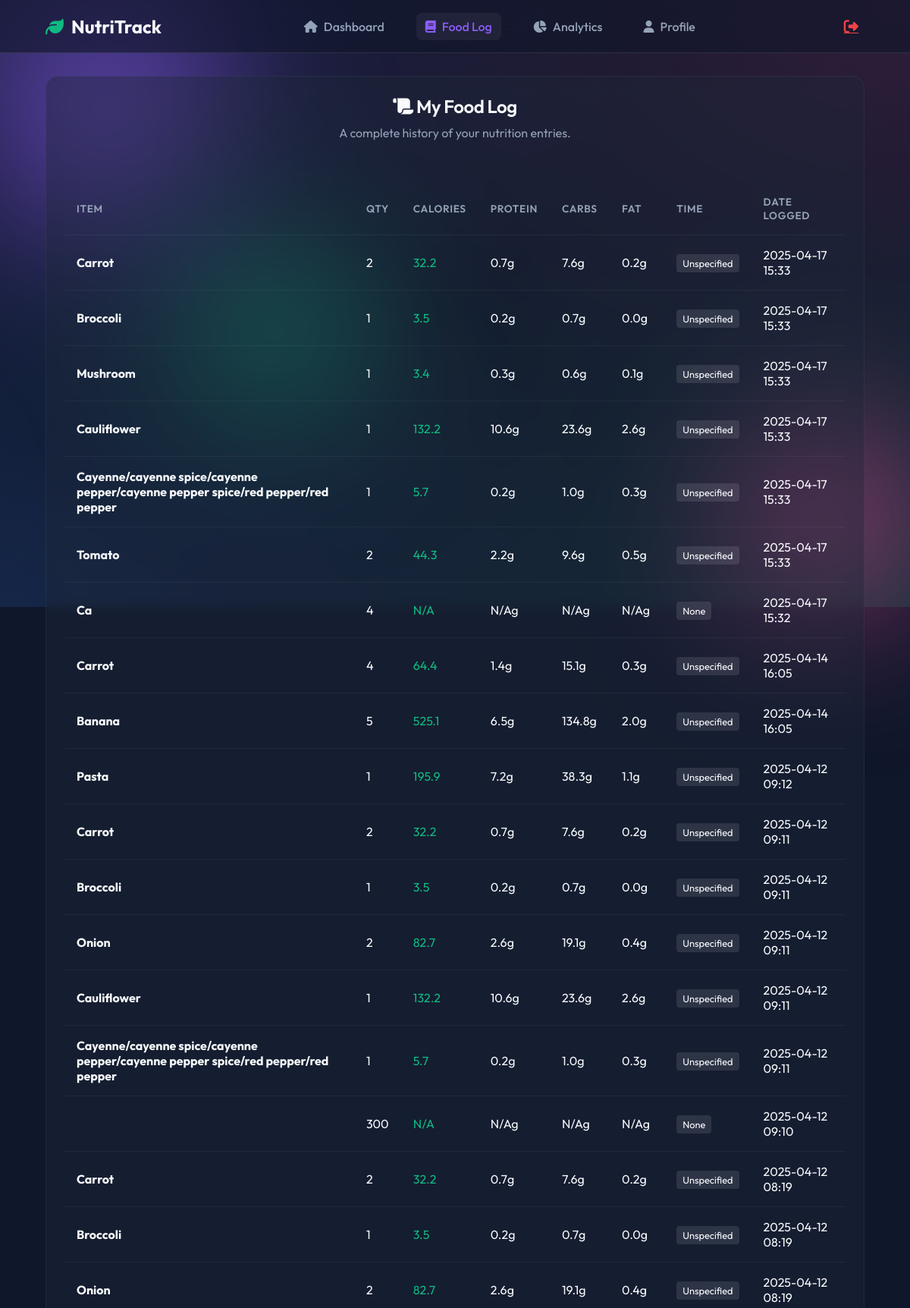
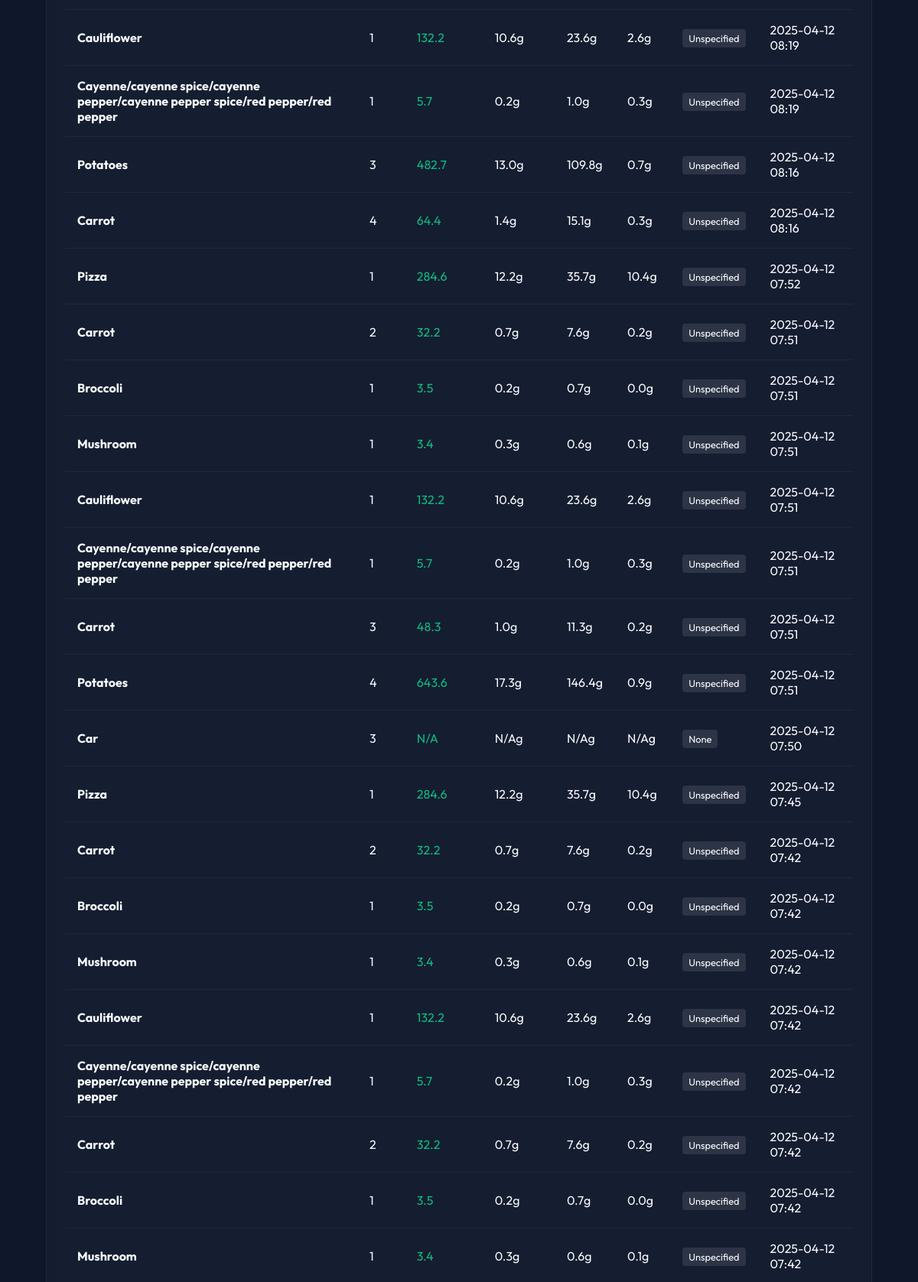
/my-log (signed in, upper part), run on the app's committed database (2 pictures, top to bottom).
### app.py (models this page shows)
class FoodEntry(db.Model):
    id = db.Column(db.Integer, primary_key=True)
    user_id = db.Column(db.Integer, nullable=False)
    item = db.Column(db.String(100), nullable=False)
    quantity = db.Column(db.Integer, nullable=False)
    calories = db.Column(db.Float)
    protein = db.Column(db.Float)
    carbs = db.Column(db.Float)
    fat = db.Column(db.Float)
    time_of_day = db.Column(db.String(50))  # ✅ new column
    timestamp = db.Column(db.DateTime, server_default=db.func.current_timestamp())
    @property
    def timestamp_ist(self):
        from datetime import timedelta
        if self.timestamp:
            return self.timestamp + timedelta(hours=5, minutes=30)
        return None

### app.py (the view)
@app.route('/my-log')
def my_log():
    if 'user_id' not in session:
        flash('Please log in to view your food log.', 'error')
        return redirect(url_for('login'))
    user_id = session['user_id']
    entries = FoodEntry.query.filter_by(user_id=user_id).order_by(FoodEntry.timestamp.desc()).all()
    return render_template('my_log.html', entries=entries)

### templates/my_log.html (shortened to what this page needs)
{% extends "base.html" %}
{% block content %}
<div class="glass-card fade-in-up">
    <div class="text-center mb-4">
        <h2 class="mb-1"><i class="fas fa-scroll text-primary"></i> My Food Log</h2>
        <p>A complete history of your nutrition entries.</p>
    </div>
    {% if entries %}
    <div class="table-responsive mt-4">
        <table class="modern-table">
            <thead>
                <tr>
                    <th>Item</th>
                    <th>Qty</th>
                    <th>Calories</th>
                    <th>Protein</th>
                    <th>Carbs</th>
                    <th>Fat</th>
                    <th>Time</th>
                    <th>Date Logged</th>
                </tr>
            </thead>
            <tbody>
                {% for entry in entries %}
                <tr>
                    <td><strong>{{ entry.item|capitalize }}</strong></td>
                    <td>{{ entry.quantity }}</td>
                    <td class="text-accent">{{ entry.calories|round(1) if entry.calories else 'N/A' }}</td>
                    <td>{{ entry.protein|round(1) if entry.protein else 'N/A' }}g</td>
                    <td>{{ entry.carbs|round(1) if entry.carbs else 'N/A' }}g</td>
                    <td>{{ entry.fat|round(1) if entry.fat else 'N/A' }}g</td>
                    <td><span style="background: rgba(255,255,255,0.1); padding: 4px 8px; border-radius: 4px; font-size: 0.8rem;">{{ entry.time_of_day|capitalize }}</span></td>
                    <td class="text-secondary">{{ entry.timestamp_ist.strftime('%Y-%m-%d %H:%M') if entry.timestamp_ist else 'N/A' }}</td>
                </tr>
                {% endfor %}
            </tbody>
        </table>
    </div>
    {% endif %}
</div>
{% endblock %}

### templates/base.html (shortened to what this page needs)
<!DOCTYPE html>
<html lang="en">
<head>
    <link rel="stylesheet" href="https://cdnjs.cloudflare.com/ajax/libs/font-awesome/6.2.0/css/all.min.css">
    <link rel="stylesheet" href="{{ url_for('static', filename='style.css') }}">
</head>
<body>
    <div class="mesh-bg"></div>
    <div class="glass-blobs">
        <div class="blob blob-1"></div>
        <div class="blob blob-2"></div>
        <div class="blob blob-3"></div>
    </div>
    {% if request.endpoint not in ['login', 'signup', 'home'] %}
    <nav class="glass-nav">
        <div class="nav-brand">
            <i class="fas fa-leaf text-accent"></i> NutriTrack
        </div>
        <div class="nav-links">
            <a href="{{ url_for('dashboard') }}" class="{% if request.endpoint == 'dashboard' %}active{% endif %}">
                <i class="fas fa-home"></i> <span class="d-none d-md-inline">Dashboard</span>
            </a>
            <a href="{{ url_for('my_log') }}" class="{% if request.endpoint == 'my_log' %}active{% endif %}">
                <i class="fas fa-book"></i> <span class="d-none d-md-inline">Food Log</span>
            </a>
            <a href="{{ url_for('analytics') }}" class="{% if request.endpoint == 'analytics' %}active{% endif %}">
                <i class="fas fa-chart-pie"></i> <span class="d-none d-md-inline">Analytics</span>
            </a>
            <a href="{{ url_for('profile') }}" class="{% if request.endpoint == 'profile' %}active{% endif %}">
                <i class="fas fa-user"></i> <span class="d-none d-md-inline">Profile</span>
            </a>
        </div>
        <div class="nav-actions">
            <a href="{{ url_for('logout') }}" class="btn-icon text-danger" title="Logout">
                <i class="fas fa-sign-out-alt"></i>
            </a>
        </div>
    </nav>
    {% endif %}
    <main class="{% if request.endpoint not in ['login', 'signup', 'home'] %}app-main{% else %}auth-main{% endif %}">
        {% block content %}{% endblock %}
    </main>
</body>
</html>

### static/style.css (style rules this page uses)
:root { --bg-base: #0f172a; --bg-surface: rgba(30, 41, 59, 0.7); --glass-border: rgba(255, 255, 255, 0.1); --glass-shadow: 0 8px 32px 0 rgba(0, 0, 0, 0.37); --text-primary: #f8fafc; --text-secondary: #94a3b8; --accent-primary: #8b5cf6; --accent-secondary: #ec4899; --accent-success: #10b981; --accent-danger: #ef4444; --accent-warning: #f59e0b; --font-main: 'Outfit', sans-serif; --border-radius-sm: 8px; --border-radius-md: 16px; --border-radius-lg: 24px; --border-radius-pill: 9999px; --transition-fast: 0.2s ease; --transition-normal: 0.3s ease; --transition-bounce: 0.5s cubic-bezier(0.175, 0.885, 0.32, 1.275); }
* { margin: 0; padding: 0; box-sizing: border-box; }
body { font-family: var(--font-main); background-color: var(--bg-base); color: var(--text-primary); overflow-x: hidden; min-height: 100vh; }
.mesh-bg { position: fixed; top: 0; left: 0; width: 100vw; height: 100vh; background: radial-gradient(at 0% 0%, rgba(139, 92, 246, 0.15) 0px, transparent 50%), radial-gradient(at 100% 0%, rgba(236, 72, 153, 0.15) 0px, transparent 50%), radial-gradient(at 100% 100%, rgba(16, 185, 129, 0.15) 0px, transparent 50%), radial-gradient(at 0% 100%, rgba(59, 130, 246, 0.15) 0px, transparent 50%); z-index: -2; }
.glass-blobs { position: fixed; top: 0; left: 0; width: 100vw; height: 100vh; overflow: hidden; z-index: -1; filter: blur(100px); }
.blob { position: absolute; border-radius: 50%; opacity: 0.6; animation: float 20s infinite alternate ease-in-out; }
.blob-1 { width: 400px; height: 400px; background: var(--accent-primary); top: -100px; left: -100px; }
.blob-2 { width: 300px; height: 300px; background: var(--accent-secondary); bottom: -50px; right: -50px; animation-delay: -5s; }
.blob-3 { width: 250px; height: 250px; background: var(--accent-success); bottom: 30%; left: 20%; animation-delay: -10s; }
.glass-card { background: rgba(30, 41, 59, 0.4); backdrop-filter: blur(8px); border: 1px solid rgba(255, 255, 255, 0.05); border-radius: var(--border-radius-md); padding: 24px; transition: var(--transition-normal); }
h1, h2, h3, h4, h5, h6 { font-weight: 600; letter-spacing: -0.02em; margin-bottom: 1rem; color: var(--text-primary); }
p { line-height: 1.6; color: var(--text-secondary); margin-bottom: 1rem; }
.text-center { text-align: center; }
.mb-1 { margin-bottom: 0.5rem; }
.mb-4 { margin-bottom: 2rem; }
.mt-4 { margin-top: 2rem; }
.glass-nav { position: fixed; top: 0; left: 0; right: 0; height: 70px; display: flex; justify-content: space-between; align-items: center; padding: 0 5%; background: rgba(15, 23, 42, 0.6); backdrop-filter: blur(20px); border-bottom: 1px solid var(--glass-border); z-index: 100; }
.nav-brand { font-size: 1.5rem; font-weight: 700; display: flex; align-items: center; gap: 10px; }
.nav-links { display: flex; gap: 30px; }
.nav-links a { color: var(--text-secondary); text-decoration: none; font-weight: 500; transition: var(--transition-fast); display: flex; align-items: center; gap: 8px; padding: 8px 12px; border-radius: var(--border-radius-sm); }
.nav-links a:hover, .nav-links a.active { color: var(--text-primary); background: rgba(255, 255, 255, 0.05); }
.nav-links a.active { color: var(--accent-primary); }
.nav-actions { display: flex; gap: 15px; }
.app-main { padding: 100px 5% 50px 5%; max-width: 1400px; margin: 0 auto; }
.btn-icon { background: transparent; border: none; color: var(--text-secondary); font-size: 1.2rem; cursor: pointer; transition: var(--transition-fast); padding: 8px; border-radius: 50%; display: flex; align-items: center; justify-content: center; }
.text-accent { color: var(--accent-success); }
.text-danger { color: var(--accent-danger); }
.table-responsive { width: 100%; overflow-x: auto; }
.modern-table { width: 100%; border-collapse: collapse; margin-top: 20px; }
.modern-table th, .modern-table td { padding: 16px; text-align: left; border-bottom: 1px solid rgba(255,255,255,0.05); }
.modern-table th { font-weight: 600; color: var(--text-secondary); text-transform: uppercase; font-size: 0.85rem; letter-spacing: 0.05em; }
.fade-in-up { animation: fadeInUp 0.6s ease forwards; opacity: 0; }

### data on the page
FoodEntry: item "Carrot", quantity "2", calories "32.2", protein "0.7", carbs "7.6", fat "0.2", time_of_day "Unspecified", timestamp_ist "2025-04-17 15:33"
FoodEntry: item "Broccoli", quantity "1", calories "3.5", protein "0.2", carbs "0.7", fat "0.0", time_of_day "Unspecified", timestamp_ist "2025-04-17 15:33"
FoodEntry: item "Mushroom", quantity "1", calories "3.4", protein "0.3", carbs "0.6", fat "0.1", time_of_day "Unspecified", timestamp_ist "2025-04-17 15:33"
FoodEntry: item "Cauliflower", quantity "1", calories "132.2", protein "10.6", carbs "23.6", fat "2.6", time_of_day "Unspecified", timestamp_ist "2025-04-17 15:33"
FoodEntry: item "Cayenne/cayenne spice/cayenne pepper/cayenne pepper spice/red pepper/red pepper", quantity "1", calories "5.7", protein "0.2", carbs "1.0", fat "0.3", time_of_day "Unspecified", timestamp_ist "2025-04-17 15:33"
FoodEntry: item "Tomato", quantity "2", calories "44.3", protein "2.2", carbs "9.6", fat "0.5", time_of_day "Unspecified", timestamp_ist "2025-04-17 15:33"
FoodEntry: item "Ca", quantity "4", calories "N/A", protein "N/A", carbs "N/A", fat "N/A", time_of_day "None", timestamp_ist "2025-04-17 15:32"
FoodEntry: item "Carrot", quantity "4", calories "64.4", protein "1.4", carbs "15.1", fat "0.3", time_of_day "Unspecified", timestamp_ist "2025-04-14 16:05"
FoodEntry: item "Banana", quantity "5", calories "525.1", protein "6.5", carbs "134.8", fat "2.0", time_of_day "Unspecified", timestamp_ist "2025-04-14 16:05"
FoodEntry: item "Pasta", quantity "1", calories "195.9", protein "7.2", carbs "38.3", fat "1.1", time_of_day "Unspecified", timestamp_ist "2025-04-12 09:12"
FoodEntry: item "Carrot", quantity "2", calories "32.2", protein "0.7", carbs "7.6", fat "0.2", time_of_day "Unspecified", timestamp_ist "2025-04-12 09:11"
FoodEntry: item "Broccoli", quantity "1", calories "3.5", protein "0.2", carbs "0.7", fat "0.0", time_of_day "Unspecified", timestamp_ist "2025-04-12 09:11"
FoodEntry: item "Onion", quantity "2", calories "82.7", protein "2.6", carbs "19.1", fat "0.4", time_of_day "Unspecified", timestamp_ist "2025-04-12 09:11"
FoodEntry: item "Cauliflower", quantity "1", calories "132.2", protein "10.6", carbs "23.6", fat "2.6", time_of_day "Unspecified", timestamp_ist "2025-04-12 09:11"
FoodEntry: item "Cayenne/cayenne spice/cayenne pepper/cayenne pepper spice/red pepper/red pepper", quantity "1", calories "5.7", protein "0.2", carbs "1.0", fat "0.3", time_of_day "Unspecified", timestamp_ist "2025-04-12 09:11"
FoodEntry: quantity "300", calories "N/A", protein "N/A", carbs "N/A", fat "N/A", time_of_day "None", timestamp_ist "2025-04-12 09:10"
FoodEntry: item "Carrot", quantity "2", calories "32.2", protein "0.7", carbs "7.6", fat "0.2", time_of_day "Unspecified", timestamp_ist "2025-04-12 08:19"
FoodEntry: item "Broccoli", quantity "1", calories "3.5", protein "0.2", carbs "0.7", fat "0.0", time_of_day "Unspecified", timestamp_ist "2025-04-12 08:19"
FoodEntry: item "Onion", quantity "2", calories "82.7", protein "2.6", carbs "19.1", fat "0.4", time_of_day "Unspecified", timestamp_ist "2025-04-12 08:19"
FoodEntry: item "Cauliflower", quantity "1", calories "132.2", protein "10.6", carbs "23.6", fat "2.6", time_of_day "Unspecified", timestamp_ist "2025-04-12 08:19"
FoodEntry: item "Cayenne/cayenne spice/cayenne pepper/cayenne pepper spice/red pepper/red pepper", quantity "1", calories "5.7", protein "0.2", carbs "1.0", fat "0.3", time_of_day "Unspecified", timestamp_ist "2025-04-12 08:19"
FoodEntry: item "Potatoes", quantity "3", calories "482.7", protein "13.0", carbs "109.8", fat "0.7", time_of_day "Unspecified", timestamp_ist "2025-04-12 08:16"
FoodEntry: item "Carrot", quantity "4", calories "64.4", protein "1.4", carbs "15.1", fat "0.3", time_of_day "Unspecified", timestamp_ist "2025-04-12 08:16"
FoodEntry: item "Pizza", quantity "1", calories "284.6", protein "12.2", carbs "35.7", fat "10.4", time_of_day "Unspecified", timestamp_ist "2025-04-12 07:52"
FoodEntry: item "Carrot", quantity "2", calories "32.2", protein "0.7", carbs "7.6", fat "0.2", time_of_day "Unspecified", timestamp_ist "2025-04-12 07:51"
FoodEntry: item "Broccoli", quantity "1", calories "3.5", protein "0.2", carbs "0.7", fat "0.0", time_of_day "Unspecified", timestamp_ist "2025-04-12 07:51"
FoodEntry: item "Mushroom", quantity "1", calories "3.4", protein "0.3", carbs "0.6", fat "0.1", time_of_day "Unspecified", timestamp_ist "2025-04-12 07:51"
FoodEntry: item "Cauliflower", quantity "1", calories "132.2", protein "10.6", carbs "23.6", fat "2.6", time_of_day "Unspecified", timestamp_ist "2025-04-12 07:51"
FoodEntry: item "Cayenne/cayenne spice/cayenne pepper/cayenne pepper spice/red pepper/red pepper", quantity "1", calories "5.7", protein "0.2", carbs "1.0", fat "0.3", time_of_day "Unspecified", timestamp_ist "2025-04-12 07:51"
FoodEntry: item "Carrot", quantity "3", calories "48.3", protein "1.0", carbs "11.3", fat "0.2", time_of_day "Unspecified", timestamp_ist "2025-04-12 07:51"
FoodEntry: item "Potatoes", quantity "4", calories "643.6", protein "17.3", carbs "146.4", fat "0.9", time_of_day "Unspecified", timestamp_ist "2025-04-12 07:51"
FoodEntry: item "Car", quantity "3", calories "N/A", protein "N/A", carbs "N/A", fat "N/A", time_of_day "None", timestamp_ist "2025-04-12 07:50"
FoodEntry: item "Pizza", quantity "1", calories "284.6", protein "12.2", carbs "35.7", fat "10.4", time_of_day "Unspecified", timestamp_ist "2025-04-12 07:45"
FoodEntry: item "Carrot", quantity "2", calories "32.2", protein "0.7", carbs "7.6", fat "0.2", time_of_day "Unspecified", timestamp_ist "2025-04-12 07:42"
FoodEntry: item "Broccoli", quantity "1", calories "3.5", protein "0.2", carbs "0.7", fat "0.0", time_of_day "Unspecified", timestamp_ist "2025-04-12 07:42"
FoodEntry: item "Mushroom", quantity "1", calories "3.4", protein "0.3", carbs "0.6", fat "0.1", time_of_day "Unspecified", timestamp_ist "2025-04-12 07:42"
FoodEntry: item "Cauliflower", quantity "1", calories "132.2", protein "10.6", carbs "23.6", fat "2.6", time_of_day "Unspecified", timestamp_ist "2025-04-12 07:42"
FoodEntry: item "Cayenne/cayenne spice/cayenne pepper/cayenne pepper spice/red pepper/red pepper", quantity "1", calories "5.7", protein "0.2", carbs "1.0", fat "0.3", time_of_day "Unspecified", timestamp_ist "2025-04-12 07:42"
FoodEntry: item "Carrot", quantity "2", calories "32.2", protein "0.7", carbs "7.6", fat "0.2", time_of_day "Unspecified", timestamp_ist "2025-04-12 07:42"
FoodEntry: item "Broccoli", quantity "1", calories "3.5", protein "0.2", carbs "0.7", fat "0.0", time_of_day "Unspecified", timestamp_ist "2025-04-12 07:42"
FoodEntry: item "Mushroom", quantity "1", calories "3.4", protein "0.3", carbs "0.6", fat "0.1", time_of_day "Unspecified", timestamp_ist "2025-04-12 07:42"
